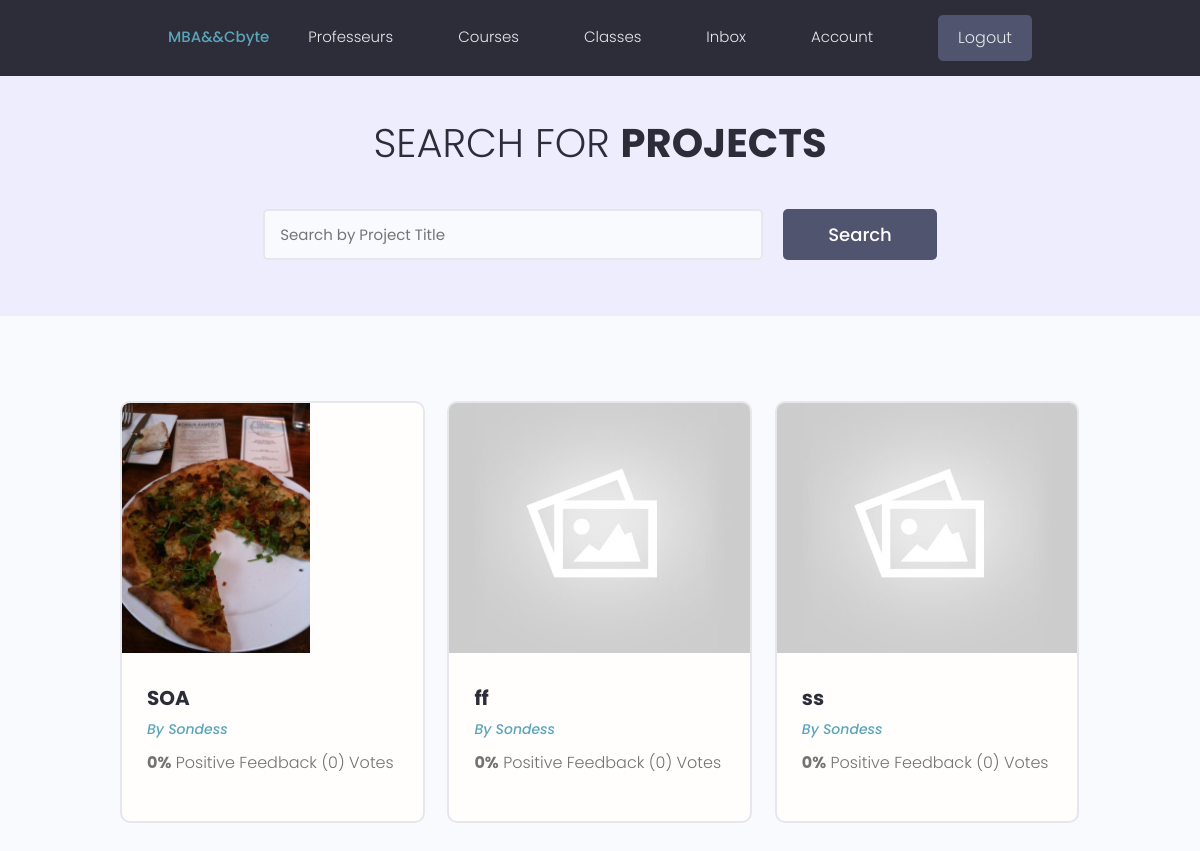
Page /projects/ (signed in) on the committed database.
### projects/models.py (models this page shows, shortened)
class Project(models.Model):
    owner = models.ForeignKey(Profile, null=True, blank=True, on_delete=models.SET_NULL)
    subject = models.ForeignKey(Subject, on_delete=CASCADE, null=True, blank=True)
    title = models.CharField(max_length=200)
    description = models.TextField(null=True, blank=True)
    featured_image = models.ImageField(null=True, blank=True, default="default.jpg")
    demo_link = models.CharField(max_length=2000, null=True, blank=True)
    source_link = models.CharField(max_length=2000, null=True, blank=True)
    tags = models.ManyToManyField('Tag', blank=True)
    vote_total = models.IntegerField(default=0, null=True, blank=True)
    vote_ratio = models.IntegerField(default=0, null=True, blank=True)
    created = models.DateTimeField(auto_now_add=True)
    id = models.UUIDField(default=uuid.uuid4, unique=True , primary_key=True, editable=False)
    class Meta:
        ordering = ['-vote_ratio', '-vote_total', 'title']

### users/models.py (models this page shows, shortened)
class Profile(models.Model):
    user = models.OneToOneField(
        User, on_delete=models.CASCADE, null=True, blank=True)
    name = models.CharField(max_length=200, blank=True, null=True)
    email = models.EmailField(max_length=500, blank=True, null=True)
    username = models.CharField(max_length=200, blank=True, null=True)
    location = models.CharField(max_length=200, blank=True, null=True)
    short_intro = models.CharField(max_length=200, blank=True, null=True)
    bio = models.TextField(blank=True, null=True)
    profile_image = models.ImageField(
        null=True, blank=True, upload_to='profiles/', default="profiles/user-default.png")
    social_github = models.CharField(max_length=200, blank=True, null=True)
    social_twitter = models.CharField(max_length=200, blank=True, null=True)
    social_linkedin = models.CharField(max_length=200, blank=True, null=True)
    social_youtube = models.CharField(max_length=200, blank=True, null=True)
    social_website = models.CharField(max_length=200, blank=True, null=True)
    created = models.DateTimeField(auto_now_add=True)
    id = models.UUIDField(default=uuid.uuid4, unique=True,
                          primary_key=True, editable=False)

### projects/views.py (the view)
# urls.py: path('projects/', include('projects.urls')),
def projects(request):
    projects, search_query = searchProjects(request)
    custom_range, projects = paginateProjects(request, projects, 9)
    context = {'projects': projects,
                'search_query': search_query, 'custom_range': custom_range}
    return render(request, 'projects/projects.html', context)

### projects/utils.py (called while the page is built)
def paginateProjects(request, projects, results):
    page = request.GET.get('page')
    paginator = Paginator(projects, results)
    try:
        projects = paginator.page(page)
    except PageNotAnInteger:
        page = 1
        projects = paginator.page(page)
    except EmptyPage:
        page = paginator.num_pages
        projects = paginator.page(page)
    leftIndex = (int(page) - 4)
    if leftIndex < 1:
        leftIndex = 1
    rightIndex = (int(page) + 5)
    if rightIndex > paginator.num_pages:
        rightIndex = paginator.num_pages + 1
    custom_range = range(leftIndex, rightIndex)
    return custom_range, projects

def searchProjects(request):
    search_query = ''
    if request.GET.get('search_query'):
        search_query = request.GET.get('search_query')
    tags = Tag.objects.filter(name__icontains=search_query)
    projects = Project.objects.distinct().filter(
        Q(title__icontains=search_query) |
        Q(description__icontains=search_query) |
        Q(owner__name__icontains=search_query) |
        Q(tags__in=tags)|
        Q(subject__name__icontains=search_query)
    )
    return projects, search_query

### projects/templates/projects/projects.html (shortened to what this page needs)
{% extends 'main.html' %}
{% block content %}
<main class="projects">
    <section class="hero-section text-center">
        <div class="container container--narrow">
            <div class="hero-section__box">
                <h2>Search for <span>Projects</span></h2>
            </div>
            <div class="hero-section__search">
                <form id='searchForm' class="form" action="{% url 'projects' %}" method="get">
                    <div class="form__field">
                        <input class="input input--text" id="formInput#search" type="text" name="search_query"
                            placeholder="Search by Project Title" value="{{search_query}}" />
                    </div>
                    <input class="btn btn--sub btn--lg" type="submit" value="Search" />
                </form>
            </div>
        </div>
    </section>
    <section class="projectsList">
        <div class="container">
            <div class="grid grid--three">
                {% for project in projects %}
                <div class="column">
                    <div class="card project">
                        <a href="{% url 'project' project.id %}" class="project">
                            <img class="project__thumbnail" src="{{project.featured_image.url}}"
                                alt="project thumbnail" />
                            <div class="card__body">
                                <h3 class="project__title">{{project.title}}</h3>
                                <p><a class="project__author" href="{% url 'user-profile' project.owner.id %}">By
                                        {{project.owner.name}}</a>
                                </p>
                                <p class="project--rating">
                                    <span style="font-weight: bold;">{{project.vote_ratio}}%</span> Positive
                                    Feedback ({{project.vote_total}}) Vote{{project.vote_total|pluralize:"s"}}
                                </p>
                            </div>
                        </a>
                    </div>
                </div>
                {% endfor %}
            </div>
        </div>
    </section>
</main>
{% endblock content %}

### static/styles/app.css (style rules this page uses)
:root { --color-sub: #2d2d39; }
.btn--sub { background-color: var(--color-sub-light); }
.card { border: 2px solid var(--color-light); }
img { width: 100%; }
.hero-section { height: 40vh; display: flex; align-items: center; background-color: var(--color-sub); }
.hero-section__box { margin-bottom: 4rem; }
.hero-section__box > h2, .hero-section__box > h2 > span { font-size: 4rem; color: var(--color-light); line-height: 1.3; text-transform: uppercase; }
.hero-section__box > h2 { font-weight: 300; }
.hero-section__box > h2 > span { font-weight: 700; }
.hero-section__search > .form { display: flex; align-items: center; justify-content: center; gap: 2rem; }
.hero-section__search > .form input.input--text { width: 50rem; }
.project__author { font-size: 1.4rem; font-style: italic; }
.project--rating { margin-bottom: 1.6em; margin-top: .5em; }
.projects > .hero-section { background: var(--color-sub-lighter); height: 30vh; }
.projects .hero-section__box { margin-bottom: 2.5rem; }
.projects .hero-section__box > h2 { color: var(--color-sub); }
.projects .hero-section__box > h2 > span { font-weight: 700; color: var(--color-sub); }
.projectsList { margin-top: 8rem; }
.project__thumbnail { height: 25rem; object-fit: cover; object-position: top center; }
.project__title { font-size: 2rem; font-weight: 700; color: var(--color-sub); }

### static/uikit/styles/modules/_variables.css (style rules this page uses)
:root { --color-main: #5aa5b9; --color-main-light: #e6faff; --color-sub: #3f4156; --color-sub-light: #51546e; --color-sub-lighter: #ededfd; --color-text: #737373; --color-gray: #8b8b8b; --color-light: #e5e7eb; --color-light-gray: #767676; --color-bg: #f8fafd; --color-white: #fffefd; --color-white-light: #f3f3f3; --color-success: #359e64; --color-success-bg: #def8e8; --color-error: #fc4b0b; --color-error-bg: #fff2ee; --font-base: 'Poppins', arial, helvetica, 'Segoe UI', roboto, ubuntu, sans-serif; --font-monospace: 'Fira Code', 'Courier New', courier, monospace; --font-regular: 300; --font-medium: 500; --font-bold: 700; --generic-shadow: 1px 1px 5px #00000010; --generic-transition: all 0.3s ease-in-out; }

### static/uikit/styles/modules/_base.css (style rules this page uses)
* { margin: 0; padding: 0; box-sizing: border-box; text-rendering: optimizeLegibility; color: inherit; font-size: inherit; }
html { font-size: 50%; }
@media only screen and (min-width: 480px) { html { font-size: 56.25%; } }
@media only screen and (min-width: 1200px) { html { font-size: 62.5%; } }
body { line-height: 1.6; font-weight: 400; font-size: 1.5rem; color: var(--color-text); background-color: var(--color-bg); min-height: 100vh; }

### static/uikit/styles/modules/_typography.css (style rules this page uses)
* { font-family: var(--font-base); }
h2 { font-size: 3.6rem; font-weight: var(--font-bold); }
h3 { font-size: 3.2rem; font-weight: var(--font-medium); }
p, span, strong { font-size: 1.6rem; color: var(--color-text); font-weight: var(--font-regular); }
a { padding-bottom: 2px; text-decoration: none; display: inline-block; color: var(--color-main); font-weight: var(--font-medium); }

### static/uikit/styles/modules/_utilities.css (style rules this page uses)
.container { width: 92%; max-width: 165rem; margin: 0 auto; box-sizing: border-box; }
.container--narrow { width: 92%; max-width: 120rem; }
@media screen and (min-width: 1000px) { .container { width: 90%; } }
@media screen and (min-width: 1000px) { .container--narrow { width: 85%; } }
@media screen and (min-width: 1200px) { .container { width: 80%; } }
@media screen and (min-width: 1200px) { .container--narrow { width: 72%; } }
.text-center { text-align: center; }

### static/uikit/styles/modules/_button.css (style rules this page uses)
.btn { display: inline-block; position: relative; cursor: pointer; background-color: var(--color-light); font-weight: var(--font-medium); color: var(--color-sub); text-decoration: none; padding: 1rem 2rem; border-radius: 0.5rem; border: none; width: -webkit-fit-content; width: -moz-fit-content; width: fit-content; height: -webkit-fit-content; height: -moz-fit-content; height: fit-content; font-size: 1.6rem; outline-width: 0; outline-color: transparent; -webkit-backface-visibility: hidden; backface-visibility: hidden; transition: all 0.3s ease-in-out; }
.btn--sub { background-color: var(--color-sub); color: var(--color-white); }
.btn--lg { font-size: 1.8rem; padding: 1.2rem 4.5rem; }

### static/uikit/styles/modules/_card.css (style rules this page uses)
.card { border-radius: 1rem; background-color: var(--color-white); border: 1.5px solid var(--color-light); width: auto; height: auto; margin-top: 0.5rem; margin-bottom: 0.5rem; overflow: hidden; }
.card__body, .card__header { padding: 2rem 2.5rem; }

### rows in the picture
Project: featured_image (picture), title "SOA", owner.name "Sondess", vote_ratio "0", vote_total "0"
Project: featured_image (placeholder picture), title "ff", owner.name "Sondess", vote_ratio "0", vote_total "0"
Project: featured_image (placeholder picture), title "ss", owner.name "Sondess", vote_ratio "0", vote_total "0"
